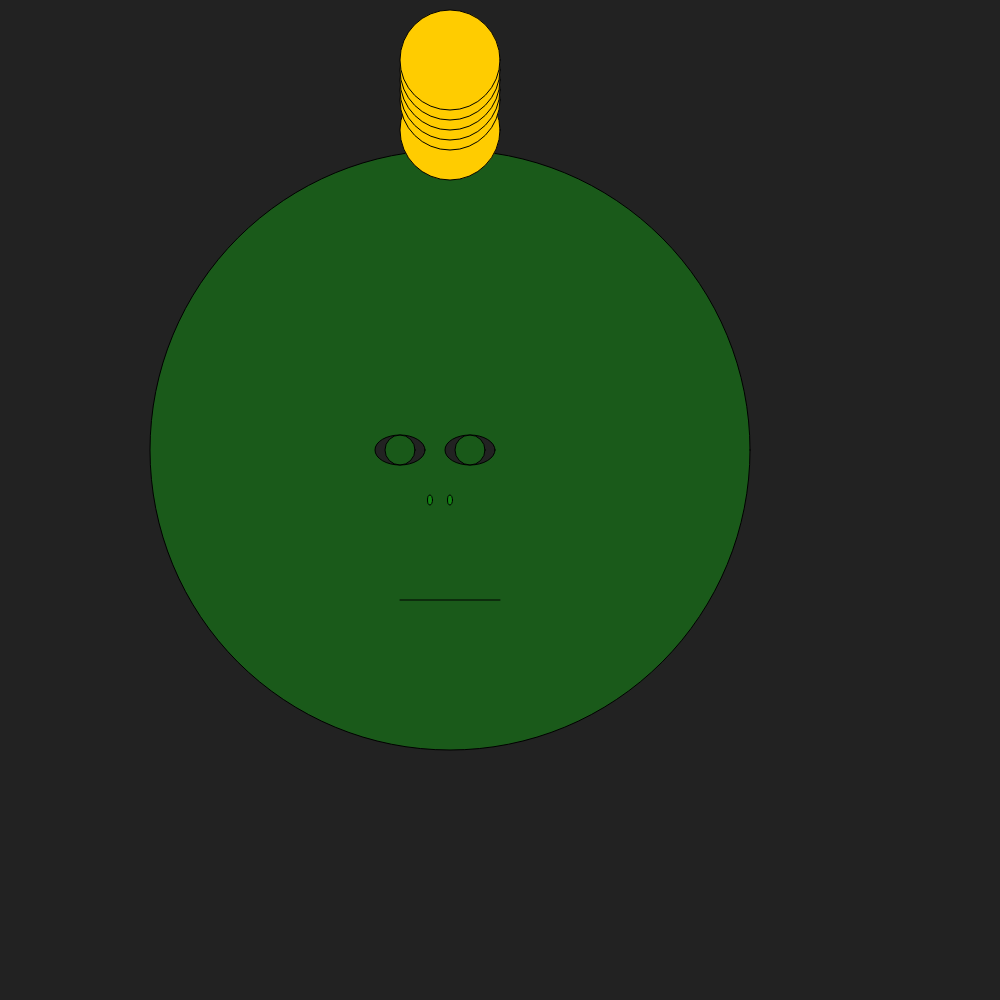
Frame 1 (no input)
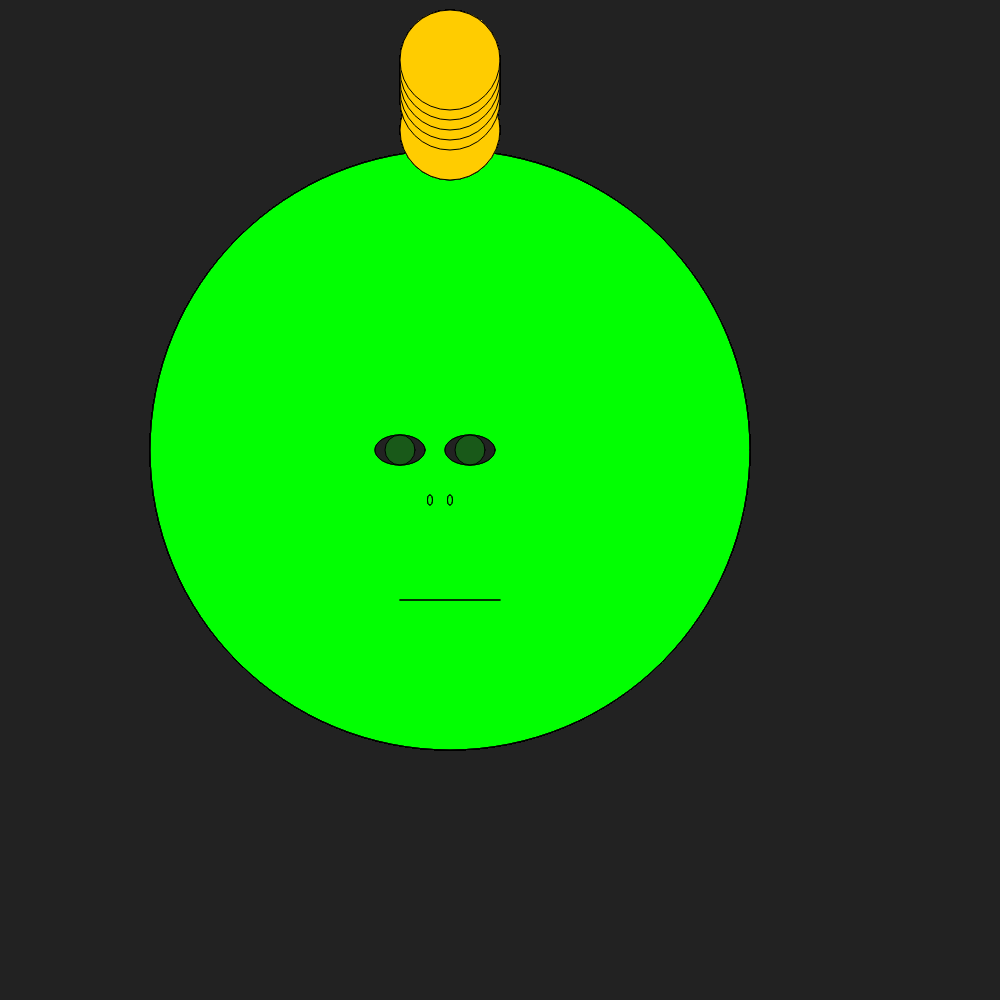
Frame 60 (no input)
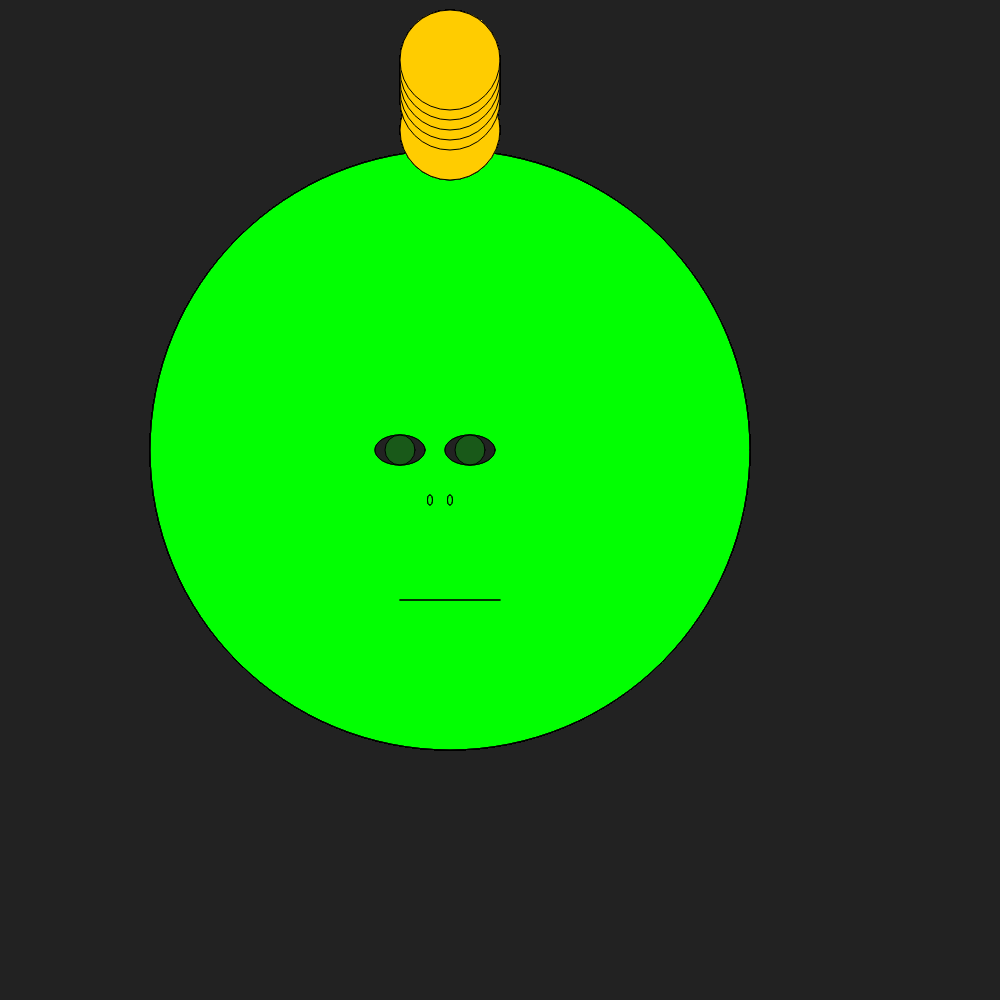
Frame 120 (the mouse pressed at the canvas centre since frame 60)

The p5.js sketch that drew these frames (run headless with seeded random() and noise() and a simulated clock; from frame 60 on, the mouse is pressed at the canvas centre):

// p5.js sketch
// ── sketch.js
function setup() {
  createCanvas(1000, 1000); 
  background('#222222');
  
}

function draw() {
   
  fill('rgba(0,255,0, 0.25)');
 ellipse(450, 450, 600, 600);
 line(400, 600, 500, 600);

 fill('#222222')
 ellipse(470, 450, 50, 30); 
 ellipse(400, 450, 50, 30);
 
fill('rgba(0,255,0, 0.25)');
ellipse(470, 450, 30, 30); 
ellipse(400, 450, 30, 30);
ellipse(450, 500, 5, 10);
ellipse(430, 500, 5, 10);

fill(255, 204, 0);
 ellipse(450, 130, 100, 100);
 ellipse(450, 100, 100, 100);
  ellipse(450, 90, 100, 100);
   ellipse(450, 80, 100, 100);
    ellipse(450, 70, 100, 100);
     ellipse(450, 60, 100, 100);

 
 
  
}
